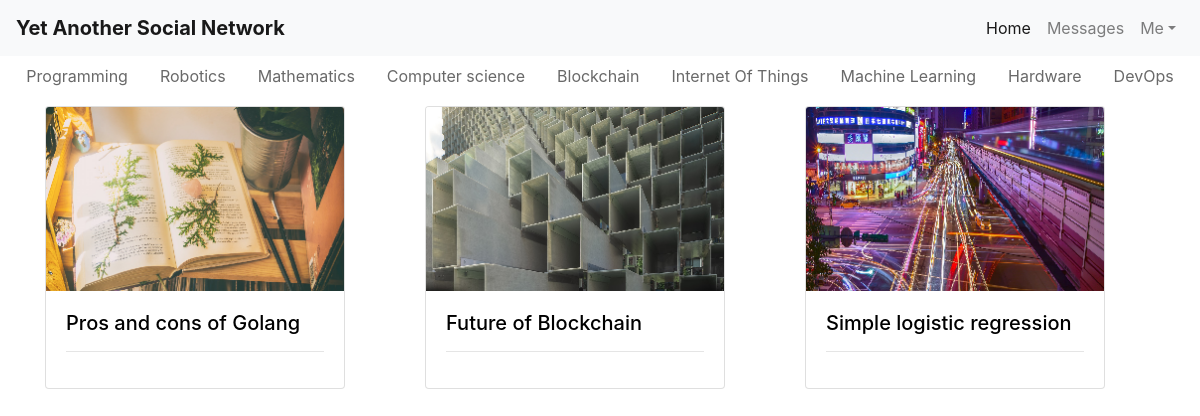
/home/, run on the app's committed database.
### blog/models.py (models this page shows, shortened)
class Article(models.Model):
    categories = [
        ('prog', 'Programming'),
        ('robo', 'Robotics'),
        ('math', 'Mathematics'),
        ('cs', 'Computer Science'),
        ('bc', 'Blockchain'),
        ('iot', 'Internet Of Things'),
        ('ml', 'Machine Learning'),
        ('hard', 'Hardware'),
        ('do', 'DevOps')
    ]
    title = models.CharField(max_length=256)
    logo = models.ImageField(upload_to=get_logo_path, null=True)
    logo_preview = models.ImageField(upload_to=get_logo_preview_path, null=True)
    category = models.CharField(max_length=4, choices=categories)
    author = models.ForeignKey(get_user_model(), on_delete=models.CASCADE)
    date_created = models.DateField(auto_now_add=True)
    date_modified = models.DateField(auto_now=True)
    body = HTMLField('Content')

### blog/views.py (the view)
# urls.py: path('', home)
def home(request):
    queryset = Article.objects.all()
    articles = [queryset[i:i + 3] for i in range(0, len(queryset), 3)]
    context = {
        'articles': articles
    }
    return render(request, 'blog/home.html', context)

### blog/templates/blog/home.html (shortened to what this page needs)
{% extends "blog/base.html" %}
{% load static %}
{% block content %}
    <ul class="nav nav-pills justify-content-center grey" style="margin-top: 56px;">
        <li id="prog" class="nav-item">
            <a class="nav-link" href="/home/prog">Programming</a>
        </li>
        <li id="robo" class="nav-item">
            <a class="nav-link" href="/home/robo">Robotics</a>
        </li>
        <li id="math" class="nav-item">
            <a class="nav-link" href="/home/math">Mathematics</a>
        </li>
        <li id="cs" class="nav-item">
            <a class="nav-link" href="/home/cs">Computer science</a>
        </li>
        <li id="bc" class="nav-item">
            <a class="nav-link" href="/home/bc">Blockchain</a>
        </li>
        <li id="iot" class="nav-item">
            <a class="nav-link" href="/home/iot">Internet Of Things</a>
        </li>
        <li id="ml" class="nav-item">
            <a class="nav-link" href="/home/ml">Machine Learning</a>
        </li>
        <li id="hard" class="nav-item">
            <a class="nav-link" href="/home/hard">Hardware</a>
        </li>
        <li id="do" class="nav-item">
            <a class="nav-link" href="/home/do">DevOps</a>
        </li>
    </ul>
    <div class="container" style="padding-top: 10px;">
        {% for article_set in articles %}
            <div class="row">
                {% for article in article_set %}
                    <div class="col">
                        <a id="preview" href="/home/{{ article.category }}/{{ article.id }}">
                            <div class="card" style="width: 300px;">
                                <img class="card-img-top" src="{{ article.logo_preview.url }}" alt="Card image">
                                <div class="card-body">
                                    <h5 class="card-title">{{ article.title }}</h5>
                                    <hr>
                                </div>
                            </div>
                        </a>
                    </div>
                {% endfor %}
            </div>
        {% endfor %}
    </div>
{% endblock %}

### data on the page
Article: logo_preview (picture), title "Pros and cons of Golang"
Article: logo_preview (picture), title "Future of Blockchain"
Article: logo_preview (picture), title "Simple logistic regression"
